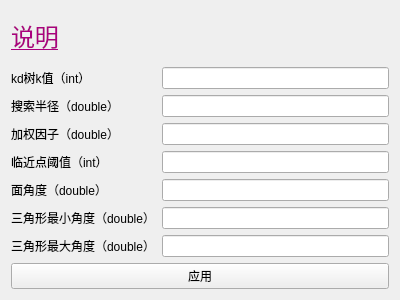
<?xml version="1.0" encoding="UTF-8"?>
<ui version="4.0">
 <class>QModding</class>
 <widget class="QSubDialogBase" name="QModding">
  <property name="geometry">
   <rect>
    <x>0</x>
    <y>0</y>
    <width>400</width>
    <height>300</height>
   </rect>
  </property>
  <property name="windowTitle">
   <string>生成模型</string>
  </property>
  <layout class="QGridLayout" name="gridLayout">
   <item row="4" column="1">
    <widget class="QLineEdit" name="lineEdit_4"/>
   </item>
   <item row="1" column="1">
    <widget class="QLineEdit" name="lineEdit"/>
   </item>
   <item row="6" column="1">
    <widget class="QLineEdit" name="lineEdit_6"/>
   </item>
   <item row="2" column="1">
    <widget class="QLineEdit" name="lineEdit_2"/>
   </item>
   <item row="5" column="0">
    <widget class="QLabel" name="label_5">
     <property name="text">
      <string>面角度（double）</string>
     </property>
    </widget>
   </item>
   <item row="1" column="0">
    <widget class="QLabel" name="label">
     <property name="text">
      <string>kd树k值（int）</string>
     </property>
    </widget>
   </item>
   <item row="2" column="0">
    <widget class="QLabel" name="label_2">
     <property name="text">
      <string>搜索半径（double）</string>
     </property>
    </widget>
   </item>
   <item row="3" column="0">
    <widget class="QLabel" name="label_3">
     <property name="text">
      <string>加权因子（double）</string>
     </property>
    </widget>
   </item>
   <item row="0" column="0" colspan="2">
    <widget class="QLabel" name="label_7">
     <property name="enabled">
      <bool>true</bool>
     </property>
     <property name="text">
      <string>&lt;html&gt;&lt;head/&gt;&lt;body&gt;&lt;p&gt;&lt;a href=&quot;http://blog.csdn.net/u012337034/article/details/37924523&quot;&gt;&lt;span style=&quot; font-size:18pt; text-decoration: underline; color:#aa007f;&quot;&gt;说明&lt;/span&gt;&lt;/a&gt;&lt;/p&gt;&lt;/body&gt;&lt;/html&gt;</string>
     </property>
     <property name="openExternalLinks">
      <bool>true</bool>
     </property>
    </widget>
   </item>
   <item row="3" column="1">
    <widget class="QLineEdit" name="lineEdit_3"/>
   </item>
   <item row="8" column="0" colspan="2">
    <widget class="QPushButton" name="pushButton">
     <property name="text">
      <string>应用</string>
     </property>
    </widget>
   </item>
   <item row="5" column="1">
    <widget class="QLineEdit" name="lineEdit_5"/>
   </item>
   <item row="4" column="0">
    <widget class="QLabel" name="label_4">
     <property name="text">
      <string>临近点阈值（int）</string>
     </property>
    </widget>
   </item>
   <item row="7" column="1">
    <widget class="QLineEdit" name="lineEdit_7"/>
   </item>
   <item row="6" column="0">
    <widget class="QLabel" name="label_6">
     <property name="text">
      <string>三角形最小角度（double）</string>
     </property>
    </widget>
   </item>
   <item row="7" column="0">
    <widget class="QLabel" name="label_8">
     <property name="text">
      <string>三角形最大角度（double）</string>
     </property>
    </widget>
   </item>
  </layout>
 </widget>
 <layoutdefault spacing="6" margin="11"/>
 <customwidgets>
  <customwidget>
   <class>QSubDialogBase</class>
   <extends>QWidget</extends>
   <header>qsubdialogbase.h</header>
   <container>1</container>
  </customwidget>
 </customwidgets>
 <resources/>
 <connections>
  <connection>
   <sender>pushButton</sender>
   <signal>clicked()</signal>
   <receiver>QModding</receiver>
   <slot>OnApply()</slot>
   <hints>
    <hint type="sourcelabel">
     <x>95</x>
     <y>280</y>
    </hint>
    <hint type="destinationlabel">
     <x>138</x>
     <y>357</y>
    </hint>
   </hints>
  </connection>
 </connections>
 <slots>
  <slot>OnApply()</slot>
 </slots>
</ui>
